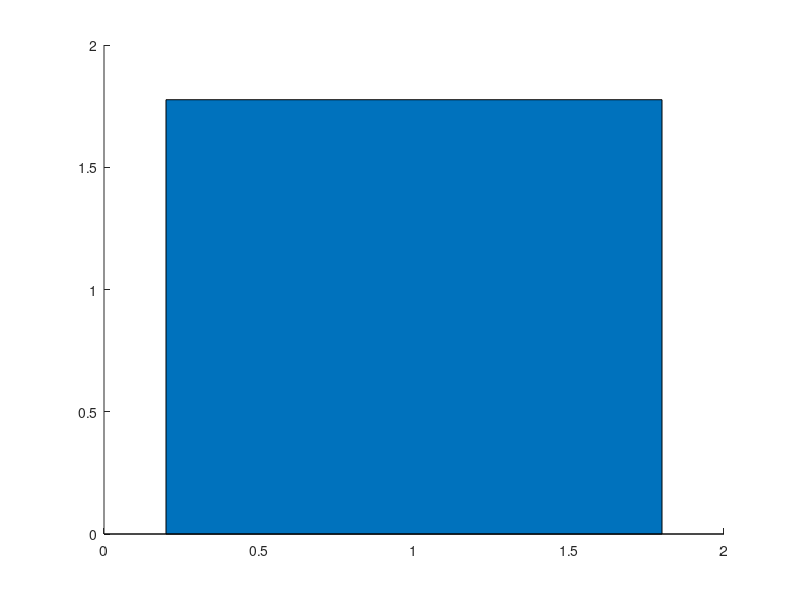

Source code (MATLAB): (Note: this script raises an error after producing the figure.)
clear all

%---------------------------SOIL PRESSURE CALCULATIONS------------------%

    %-------------------SOIL/EARTH PRESSURE------------------------%
%Calculating soil pressure acting on pipe
    %https://www.engineeringtoolbox.com/underground-pipe-pressure-soil-transport-d_2145.html
    %_imp = imperical units
    %Pressure caused by soil

rho_sw = 1900; %kg/m3 - moist sand density
g = 9.81; %m/s2 - Gravitational constant

    h = 9; %m - maximum depth to pipe
    d_wt = 7; %m - Lowest water table possible to utilize     
    hw = h-d_wt; %m - depth from water table to burried pipe (water)
    hb = 3; %m - Reservoir is 3 m tall
    hs = h-hb; %m - depth from surface to backfill (soil)
    hsw = hs-d_wt; %m - depth of wet soil (water table to backfill)
      
rho_sb = 1200; %kg/m3 - Below water level soil has reduced density due to   
               %buoyancy effect.
rho_gb = 1100; %kg/m3 - gravel density due to bouyancy effect

    %Pressure from the soil alone
p_soil = rho_sw*g*d_wt+rho_sb*g*hsw+rho_gb*g*hb;%Pa (N/m2) Pressure soil

    %Pressure caused by groundwater
rho_w = 1000; %kg/m3 - density of water at 0 celsius 
p_water = rho_w*g*hw; %Pa - Pressure from the water alone


pe_tot = p_soil+p_water; %Pa - Soil pressure (combined)
PE = pe_tot/10^5; %Bar - soil pressure

    %--------------------SURCHARGE PRESSURE---------------------%
%Boussinesq's formula equation
Q = 250 * 1000 * 9.81; %N - 200 ton * 1000 kg/ton * 9.81 N/kg 
                      %This is the point load of a typical 3-4 bedroom home
z = 10;% m - maximum depth of pipe
r = 8; % m - Appropriate horizontal distance from center of gravity of a 
      % home to the pipe

    PES = ((3*Q)/(2*pi*(z^2))) * (1/(1+((r/z)^2)^(5/2)));
    PES = PES / (10^5); % bar

    %----------------TOTAL PRESSURE ACTING ON PIPE--------------------%

P = PE+PES %Bar -> Total pressure = earth pressure + surcharge pressure
P_imp = P*14.5037738; %psi

%-------------------PIPE MATERIAL/DIMENSIONS/PROPERTIES-----------------%
E_imp = 28250; %lb/in2 - Modulus of elasticity values LONG TERM HDPE
SDR = 21;%SDR - Standard dimension ratio, standard used for pipes
         %SDR = Outside Diameter / Thickness of wall
PS_imp = (2*E_imp)/(3*0.149*((SDR-1)^3)); %psi - Pipe stiffness

%--------------------RING DEFLECTION-----------------------%

    %Modifed Iowa formula from https://bit.ly/3OlEHpG
    
Dl = 1.5; %Time lag factor 
K = 0.0843;%Bedding constant 
                        %- Pressure acting on the outside of pipe in psi 
Es_imp = 3000; %psi - Modulus of soil reaction (1000 for crushed rock)
               %Also known as degree of compaction of bedding
dfx_ratio = (Dl*K*P_imp)/((0.149*PS_imp)+(0.061*Es_imp));% frac- deltax/d

dfx_ratio_percentage = dfx_ratio*100; % %
df_allowed_percentage = 7.5; %Allowable deflection of HDPE for SDR>=21(USBR)

if dfx_ratio_percentage <= df_allowed_percentage 
    Criteria_deflection_x = 1;
else 
    Criteria_deflection_x = 0;
end
%==
dfy_ratio = abs(((P_imp)/Es_imp)*(((K*Es_imp)/(0.149*PS_imp))*(((0.0595*Es_imp)/(0.149*PS_imp+0.061*Es_imp))-1)));
   
dfy_ratio_percentage = dfy_ratio*100;

if dfy_ratio_percentage <= df_allowed_percentage 
    Criteria_deflection_y = 1;
else 
    Criteria_deflection_y = 0;
end

close all

Ring_Deflection = figure;
bar(1,dfx_ratio_percentage,'FaceAlpha',0.3);
hold on
bar(1,df_allowed_percentage,'FaceAlpha',0);
bar(2,dfy_ratio_percentage,'FaceAlpha',0.3);
hold on
bar(2,df_allowed_percentage,'FaceAlpha',0);
hold off
ylabel('%')
xticklabels("")
legend('Horizontal_{actual}','Horizontal_{allowed}','Vertical_{actual}','Vertical_{allowed}')

%-------------------------BUCKLING CALCULATION--------------------------%
%Buckling analysis
 
E_imp = 28250; %psi - Modulus of elasticity values LONG TERM HDPE
hw_imp = 3.2808399 * hw; %ft - Maximum distance from pipe to water table
h_imp = h * 3.2808399; %ft - Maximum depth of pipe (surface to pipe)

Rb = 1 - 0.33*(hw_imp/h_imp); %Dimensionless - Buoyancy reduction factor
B = 1/(1+(4*exp(-0.065*h_imp)));%Dimensionless - Soil elastic support factor
    %Finding the allowable external pressure for a constrained pipe:
Pca = (5.65) * sqrt(Rb*B*Es_imp*(E_imp/(12*(SDR-1)^3))); 
Pca_SI = Pca * 0.0689475729; %Bar 

if Pca_SI >= P
    Criteria_buckling = 1;
else 
    Criteria_buckling = 0;
end
Buckling = figure;
bar(1,P,'FaceAlpha',0.5);
hold on
bar(1,Pca_SI,'FaceAlpha',0);
hold off
ylabel('bar')
xticklabels("")
legend('Buckling_{actual}','Buckling_{allowed}')

%---------------------WALL COMPRESSIVE STRESS-------------------------%
%Compressive stress analysis 

S = (P*(SDR-1))/2;

S_allowed_imp = 1000;% psi at 23C for PE3408 (HDPE class) according to 
                     %AWWA_M55_2006_PE_Pipe_Design_and_Install (page 64)
S_allowed = S_allowed_imp*0.0689475729; %Bar, maximum allowed compressive
                                        %stress (Long-term) for PE3408
Wall_Compression = figure;
bar(1,S,'FaceAlpha',0.5);
hold on
bar(1,S_allowed,'FaceAlpha',0);
hold off
ylabel('bar')
xticklabels("")
legend('Compression_{actual}','Compression_{allowed}')

if S <= S_allowed %Allowable deflection of HDPE for SDR>=21(USBR)
    Criteria_wall_compression = 1;
else 
    Criteria_wall_compression = 0;
end

%-------------------CONCLUSION-----------------%

if (Criteria_deflection_x & Criteria_deflection_y & Criteria_buckling & ...
        Criteria_wall_compression) == 1
    PIPE = 'Approved'
else
    PIPE = 'Not-Approved'

end

